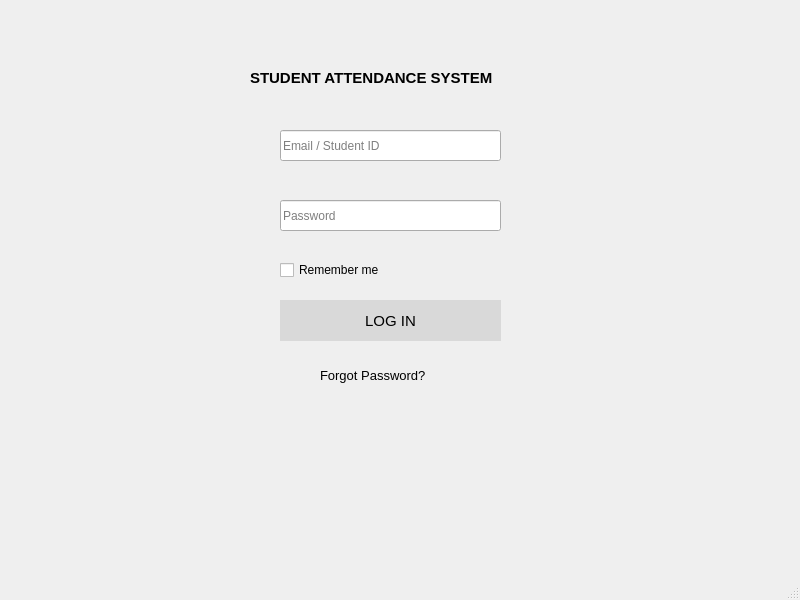
<?xml version="1.0" encoding="UTF-8"?>
<ui version="4.0">
 <class>LoginWindow</class>
 <widget class="QMainWindow" name="LoginWindow">
  <property name="geometry">
   <rect>
    <x>0</x>
    <y>0</y>
    <width>800</width>
    <height>600</height>
   </rect>
  </property>
  <property name="windowTitle">
   <string>MainWindow</string>
  </property>
  <widget class="QWidget" name="centralwidget">
   <widget class="QLineEdit" name="txtUsername">
    <property name="geometry">
     <rect>
      <x>280</x>
      <y>130</y>
      <width>221</width>
      <height>31</height>
     </rect>
    </property>
    <property name="text">
     <string/>
    </property>
    <property name="placeholderText">
     <string>Email / Student ID</string>
    </property>
   </widget>
   <widget class="QPushButton" name="btnLogin">
    <property name="geometry">
     <rect>
      <x>280</x>
      <y>300</y>
      <width>221</width>
      <height>41</height>
     </rect>
    </property>
    <property name="font">
     <font>
      <pointsize>11</pointsize>
     </font>
    </property>
    <property name="styleSheet">
     <string notr="true">background-color: #d9d9d9;
color: black;
border: none;</string>
    </property>
    <property name="text">
     <string>LOG IN</string>
    </property>
   </widget>
   <widget class="QCheckBox" name="chkRememberMe">
    <property name="geometry">
     <rect>
      <x>280</x>
      <y>260</y>
      <width>131</width>
      <height>20</height>
     </rect>
    </property>
    <property name="font">
     <font>
      <pointsize>9</pointsize>
     </font>
    </property>
    <property name="text">
     <string>Remember me</string>
    </property>
   </widget>
   <widget class="QLabel" name="btnForgotPassword">
    <property name="geometry">
     <rect>
      <x>320</x>
      <y>360</y>
      <width>141</width>
      <height>31</height>
     </rect>
    </property>
    <property name="font">
     <font>
      <pointsize>10</pointsize>
     </font>
    </property>
    <property name="text">
     <string>Forgot Password?</string>
    </property>
   </widget>
   <widget class="QLineEdit" name="txtPassword">
    <property name="geometry">
     <rect>
      <x>280</x>
      <y>200</y>
      <width>221</width>
      <height>31</height>
     </rect>
    </property>
    <property name="text">
     <string/>
    </property>
    <property name="placeholderText">
     <string>Password</string>
    </property>
   </widget>
   <widget class="QLabel" name="lblTitle">
    <property name="geometry">
     <rect>
      <x>250</x>
      <y>70</y>
      <width>321</width>
      <height>16</height>
     </rect>
    </property>
    <property name="font">
     <font>
      <pointsize>11</pointsize>
      <bold>true</bold>
     </font>
    </property>
    <property name="text">
     <string>STUDENT ATTENDANCE SYSTEM</string>
    </property>
   </widget>
   <zorder>txtPassword</zorder>
   <zorder>txtUsername</zorder>
   <zorder>btnLogin</zorder>
   <zorder>chkRememberMe</zorder>
   <zorder>btnForgotPassword</zorder>
   <zorder>lblTitle</zorder>
  </widget>
  <widget class="QMenuBar" name="menubar">
   <property name="geometry">
    <rect>
     <x>0</x>
     <y>0</y>
     <width>800</width>
     <height>26</height>
    </rect>
   </property>
  </widget>
  <widget class="QStatusBar" name="statusbar"/>
 </widget>
 <resources/>
 <connections/>
</ui>
